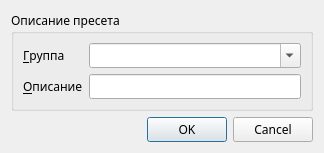
<?xml version="1.0" encoding="UTF-8"?>
<ui version="4.0">
 <class>AddPresetDialog</class>
 <widget class="QDialog" name="AddPresetDialog">
  <property name="geometry">
   <rect>
    <x>0</x>
    <y>0</y>
    <width>324</width>
    <height>137</height>
   </rect>
  </property>
  <property name="font">
   <font>
    <family>Sans Serif</family>
    <pointsize>9</pointsize>
   </font>
  </property>
  <property name="windowTitle">
   <string>Детали пресета</string>
  </property>
  <layout class="QVBoxLayout" name="verticalLayout">
   <item>
    <widget class="QGroupBox" name="descriptionBox">
     <property name="title">
      <string>Описание пресета</string>
     </property>
     <layout class="QFormLayout" name="formLayout">
      <item row="0" column="0">
       <widget class="QLabel" name="groupLabel">
        <property name="text">
         <string>&amp;Группа</string>
        </property>
        <property name="buddy">
         <cstring>group</cstring>
        </property>
       </widget>
      </item>
      <item row="0" column="1">
       <widget class="QComboBox" name="group">
        <property name="editable">
         <bool>true</bool>
        </property>
       </widget>
      </item>
      <item row="1" column="0">
       <widget class="QLabel" name="descriptionLabel">
        <property name="text">
         <string>&amp;Описание</string>
        </property>
        <property name="buddy">
         <cstring>description</cstring>
        </property>
       </widget>
      </item>
      <item row="1" column="1">
       <widget class="QLineEdit" name="description"/>
      </item>
     </layout>
    </widget>
   </item>
   <item>
    <widget class="QDialogButtonBox" name="buttonBox">
     <property name="orientation">
      <enum>Qt::Horizontal</enum>
     </property>
     <property name="standardButtons">
      <set>QDialogButtonBox::Cancel|QDialogButtonBox::Ok</set>
     </property>
    </widget>
   </item>
  </layout>
 </widget>
 <tabstops>
  <tabstop>description</tabstop>
  <tabstop>buttonBox</tabstop>
  <tabstop>group</tabstop>
 </tabstops>
 <resources/>
 <connections>
  <connection>
   <sender>buttonBox</sender>
   <signal>accepted()</signal>
   <receiver>AddPresetDialog</receiver>
   <slot>accept()</slot>
   <hints>
    <hint type="sourcelabel">
     <x>257</x>
     <y>194</y>
    </hint>
    <hint type="destinationlabel">
     <x>157</x>
     <y>203</y>
    </hint>
   </hints>
  </connection>
  <connection>
   <sender>buttonBox</sender>
   <signal>rejected()</signal>
   <receiver>AddPresetDialog</receiver>
   <slot>reject()</slot>
   <hints>
    <hint type="sourcelabel">
     <x>314</x>
     <y>194</y>
    </hint>
    <hint type="destinationlabel">
     <x>286</x>
     <y>203</y>
    </hint>
   </hints>
  </connection>
 </connections>
</ui>
